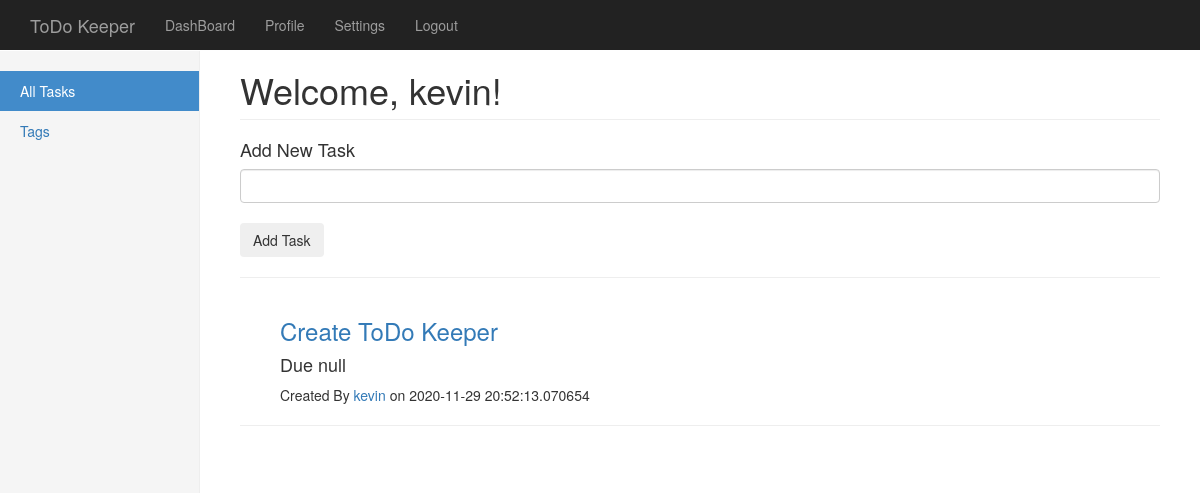
Page /dashboard (signed in) on the committed database.
### app.py (models this page shows, shortened)
class User(UserMixin,db.Model): #Add UserMixin to DataBase Model
    id = db.Column(db.Integer, primary_key=True)
    username = db.Column(db.String(15), unique=True, nullable=False)
    email = db.Column(db.String(50), unique=True, nullable=False)
    password = db.Column(db.String(80),nullable=False)
    image_file = db.Column(db.String(20), nullable=False, default='default.jpg')
    tasks = db.relationship('Task',backref='creatorOfTask',lazy=True)

class Task(db.Model):
    id = db.Column(db.Integer, primary_key=True)
    text = db.Column(db.String(150),nullable=False)
    date_posted = db.Column(db.DateTime, nullable=False, default=datetime.utcnow)
    user_id = db.Column(db.Integer, db.ForeignKey('user.id'), nullable=False)

### app.py (the view, shortened to what this page needs)
@app.route('/dashboard', methods=['GET','POST'])
@login_required
def dashboard():
    form = TaskForm()
    userStatus = current_user.is_active
    return render_template('dashboard.html',userStatus=userStatus,tasks=current_user.tasks,name=current_user.username ,form=form)

### forms.py
class TaskForm(FlaskForm):
    text = StringField('Task', validators=[DataRequired(),InputRequired(), Length(max=150)])
    submit = SubmitField('Add Task')

### app.py (called while the page is built)
@login_manager.user_loader
def load_user(user_id):
        return User.query.get(int(user_id))

### templates/dashboard.html (shortened to what this page needs)
{% extends "index.html" %}
{% import "bootstrap/wtf.html" as wtf %}
{% block styles %}
{{super()}}
<link rel="stylesheet" href="{{url_for('.static', filename='dashboard.css')}}">
{% endblock %}
{% block content %}
    <div class="container-fluid">
      <div class="row">
        <div class="col-sm-3 col-md-2 sidebar">
          <ul class="nav nav-sidebar">
            <li class="active"><a href="/dashboard">All Tasks<span class="sr-only">(current)</span></a></li>
            <li><a href="/dashboard">Tags</a></li>
          </ul>
        </div>
        <div class="col-sm-9 col-sm-offset-3 col-md-10 col-md-offset-2 main">
          <h1 class="page-header">Welcome, {{ name }}!</h1>
          <form class="form-signin" method="POST" action="/dashboard">
            <h4 class="form-signin-heading">Add New Task</h4>
            {{form.text(class_="form-control")}}
            <br>
            <button class="btn btn-light" type="submit">Add Task</button>
          </form>
          <hr>
          {% for task in tasks %}
            <article class="media content-section ">
              <div class="media-body border">
                <ul>
                  <h3><a class="article-title" href="/dashboard/task?taskid={{task.id}}">{{ task.text }}</a>&#9;<h4> Due null</h4></h3>
                  <p>Created By <a href="/dashboard/profile">{{ task.creatorOfTask.username }}</a> on {{ task.date_posted }}</p>
                </ul>
                <hr>
              </div>
            </article>
          {% endfor %}
        </div>
      </div>
    </div>
{% endblock %}

### static/dashboard.css (style rules this page uses)
body { padding-top: 50px; }
.sidebar { display: none; }
@media (min-width: 768px) { .sidebar { position: fixed; top: 51px; bottom: 0; left: 0; z-index: 1000; display: block; padding: 20px; overflow-x: hidden; overflow-y: auto; background-color: #f5f5f5; border-right: 1px solid #eee; } }
.nav-sidebar { margin-right: -21px; margin-bottom: 20px; margin-left: -20px; }
.nav-sidebar > li > a { padding-right: 20px; padding-left: 20px; }
.nav-sidebar > .active > a, .nav-sidebar > .active > a:hover, .nav-sidebar > .active > a:focus { color: #fff; background-color: #428bca; }
.main { padding: 20px; }
@media (min-width: 768px) { .main { padding-right: 40px; padding-left: 40px; } }
.main .page-header { margin-top: 0; }

### rows in the picture
User: username "kevin"
Task: text "Create ToDo Keeper", creatorOfTask.username "kevin", date_posted "2020-11-29 20:52:13.070654"
